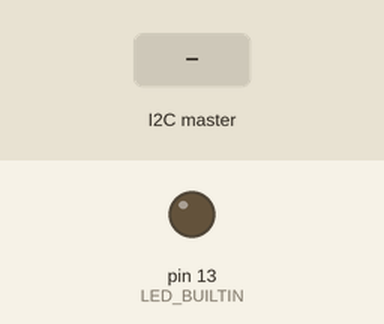
Recording of a sketch running on a simulated Arduino Uno, built for the host (arithmetic inside an expression is 32-bit, double 64-bit). Shown: output pins drawn as LEDs (lit = HIGH). Inputs (shaded band) come from the test bench.

Above: at 1.2 s.
1.3 s: the I2C master sends the byte 1
At 1.7 s:
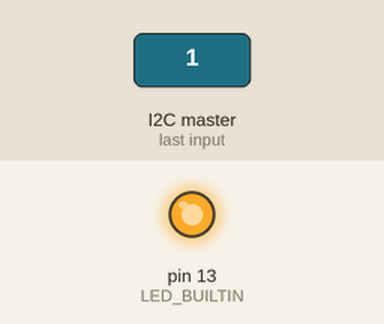
Timing chart, 0 to 4.3 s (numbered marks = the images above; inputs shaded):
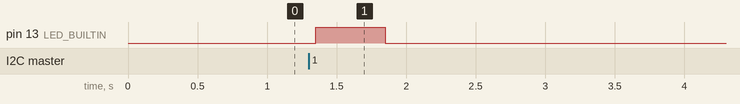

The sketch:

hoverboard_i2c.ino
```cpp
// program to control hoverboard over i2c

#include <Wire.h>

#include <SoftwareSerial9.h>

//#define TX1 11
//#define RX1 12
//#define TX2 7
//#define RX2 8

#define TX1 2
#define RX1 3
#define TX2 4
#define RX2 5


#define I2CADDR 8
//#define DEBUG

SoftwareSerial9 wheel1(RX1, TX1);
SoftwareSerial9 wheel2(RX2, TX2);

signed int speed1 = 0, speed2 = 0;
bool immobile = 0;
unsigned long lastUpdate = 0;

void setup() {
  Wire.begin(I2CADDR);                // join i2c bus with address #8
  Wire.onReceive(receiveEvent); // register event
#ifdef DEBUG
  Serial.begin(115200);           // start serial for output
  Serial.println("*************************** READY");         // print the integer
#endif

  // put your setup code here, to run once:
  wheel1.begin(26315);
  wheel2.begin(26315);
  pinMode(LED_BUILTIN, OUTPUT);
}

void loop() {
  // dead man switch
  if (lastUpdate < millis() - 500) {
    setWheelSpeed(0, 0);
    digitalWrite(LED_BUILTIN, false);
  }
  updateWheelSpeed();
}

// Callback receiving left and right speed integers in one transmission
void receiveEvent(int howMany) {
  digitalWrite(LED_BUILTIN, !digitalRead(LED_BUILTIN));
  int16_t spLeft = 0;
  int16_t spRight = 0;

  byte sp1_1 = Wire.read(); // receive byte as a character
  byte sp1_2 = Wire.read(); // receive byte as a character

  byte sp2_1 = Wire.read(); // receive byte as a character
  byte sp2_2 = Wire.read(); // receive byte as a character

  // left wheel
  spLeft = sp1_1;
  spLeft = spLeft << 8 | sp1_2;

  // right wheel
  spRight = sp2_1;
  spRight = spRight << 8 | sp2_2;

  // update wheel speed
  setWheelSpeed(spLeft, -spRight);

#ifdef DEBUG
  Serial.print("Received ");         // print the value
  //  Serial.print(sp1_1, HEX);         // print the value
  //  Serial.print(sp1_2, HEX);         // print the value
  Serial.print("Left: ");
  Serial.print(spLeft);         // print the value
  Serial.print(" Right:");
  Serial.print(spRight);         // print the value
  Serial.print(" ");
  Serial.print(howMany);         // print the value
  Serial.print("\n");
#endif
}

void setWheelSpeed(signed int spd1, signed int spd2) {
  lastUpdate = millis();
  speed1 = spd1;
  speed2 = spd2;
}

void updateWheelSpeed() {
  wheel1.write9(256);
  wheel1.write9(speed1 & 0xFF);
  wheel1.write9((speed1 >> 8) & 0xFF);
  wheel1.write9(speed1 & 0xFF);
  wheel1.write9((speed1 >> 8) & 0xFF);
  wheel1.write9(85);

  wheel2.write9(256);
  wheel2.write9(speed2 & 0xFF);
  wheel2.write9((speed2 >> 8) & 0xFF);
  wheel2.write9(speed2 & 0xFF);
  wheel2.write9((speed2 >> 8) & 0xFF);
  wheel2.write9(85);
  delayMicroseconds(300);
}
```

Measured:
- after the input at 1.3 s, pin 13 (LED_BUILTIN): LOW → HIGH after 0.05 s, → LOW 0.50 s later
